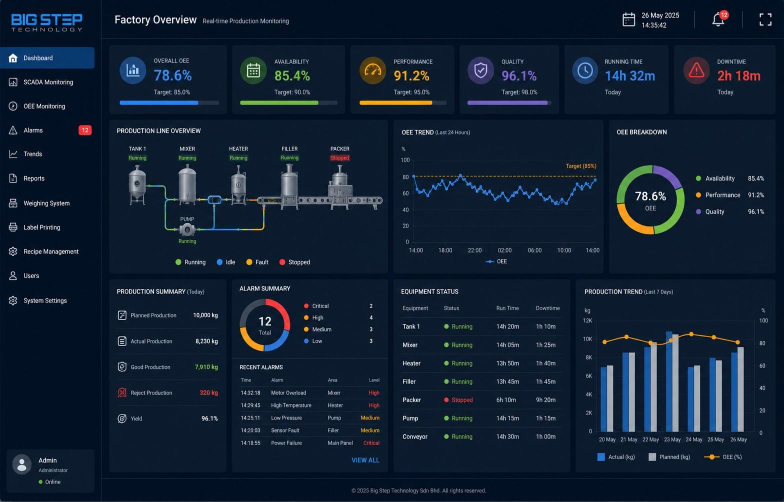
#> input picture docs/screenshots/Dashboard_sample.png, 1568 x 1003 px, found by its file name (shown at 1/2 size); its folder holds 4 pictures in this run
$ python struct_samples.py
#> lines starting #> are read from the running program, lines starting #| are printed output that depends on the picture; after the words box and inside, x2 and y2 are one past the last pixel; in counts of white or black regions, pixels touching at a corner belong together
"""Cấu trúc 2 ảnh Dashboard_sample*.png — so với mock Plant Overview."""
import numpy as np
from PIL import Image
from collections import Counter
import os

D = r"e:\Work\SFSVcongty\Laird\Code\Data-Integrate\docs\screenshots"


def report(fn):
#> called with fn = 'Dashboard_sample.png'
    im = Image.open(os.path.join(D, fn)).convert("RGB")
#> im is the input picture: PIL image 1568x1003 RGB; mean R, G, B 17.2, 32.1, 50.3
    a = np.array(im)
    H, W, _ = a.shape
#> H = 1003; W = 1568
    lum = a.astype(np.float32).mean(axis=2)
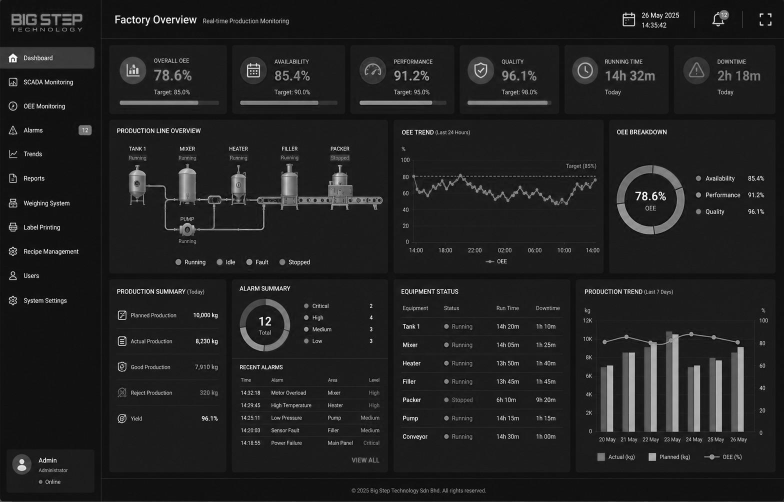
#> lum: shape (1003, 1568) float32 (shown at 1/2 size); min 0.333, max 254.7, mean 33.2
    print("=" * 74)
    print(f"{fn} {W}x{H}")
#| Dashboard_sample.png 1568x1003

    # tìm cột dọc dài (>=30% chiều cao) -> biên sidebar / panel
    col = (lum > 40).mean(axis=0)
#> col = 1568 values, max 0.997 at index 202, min 0.000997 at index 189, mean 0.102
    row = (lum > 40).mean(axis=1)
#> row = 1003 values, max 1 at index 1002, min 0.000638 at index 4, mean 0.102
    print("  vertical boundaries:")
    i = 0
    while i < W:
        if col[i] > 0.30:
            j = i
            while j + 1 < W and col[j + 1] > 0.30:
                j += 1
            if j - i >= 1:
                print("    x=%4d..%4d  (w=%4d, %.0f%%)" % (i, j, j - i + 1, 100 * col[i:j + 1].mean()))
            i = j + 1
        else:
            i += 1
#> after the loop, i = 1568; j = 1356
    print("  horizontal boundaries:")
    i = 0
    while i < H:
        if row[i] > 0.25:
            j = i
            while j + 1 < H and row[j + 1] > 0.25:
                j += 1
            if j - i >= 1:
                print("    y=%4d..%4d  (h=%4d, %.0f%%)" % (i, j, j - i + 1, 100 * row[i:j + 1].mean()))
            i = j + 1
        else:
            i += 1
#> after the loop, i = 1003; j = 1002

    # vùng sáng (chữ/icon) theo dải ngang -> gợi ý các hàng nội dung
    txt = lum > 130
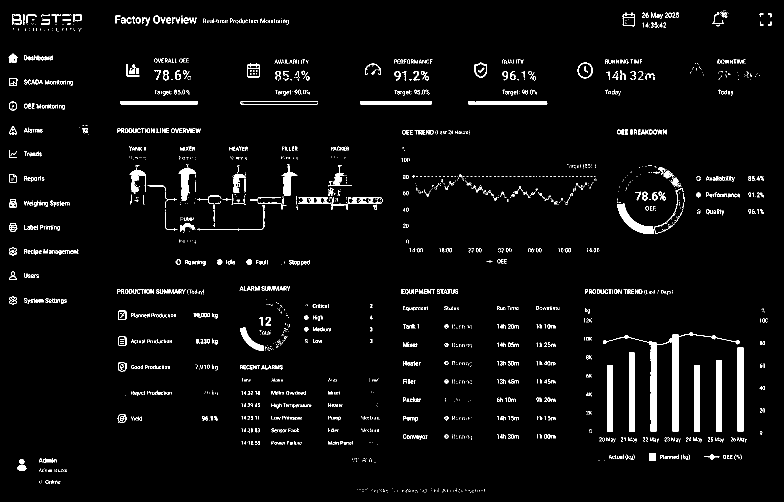
#> txt: shape (1003, 1568) bool (shown at 1/2 size); 3.6% white; 2650 white regions (2057 under 20 px), largest, box (x1, y1, x2, y2) and area: (1206, 664, 1479, 863) 4969, (1475, 694, 1487, 863) 2024, (1258, 705, 1270, 863) 1895
    rs = txt.sum(axis=1)
#> rs = 1003 values, max 630 at index 208, min 0 at index 0, mean 56.73
    print("  text bands:")
    i = 0
    while i < H:
        if rs[i] >= 5:
            j = i
            while j + 1 < H and rs[j + 1] >= 5:
                j += 1
            if j - i >= 3:
                cs = txt[i:j + 1].sum(axis=0)
                xs = np.nonzero(cs)[0]
                print("    y=%4d..%4d h=%3d  x=%4d..%4d" % (i, j, j - i + 1, xs[0], xs[-1]))
            i = j + 1
        else:
            i += 1
#> this loop made 310 passes
#|     y=  24..  54 h= 31  x=  24..1542
#|     y=  56..  61 h=  6  x=  26.. 162
#|     y= 109.. 171 h= 63  x=  17..1519
#|     y= 179.. 190 h= 12  x= 310..1465
#|     y= 202.. 220 h= 19  x=  18..1094
#> (further printed lines are left out)
#> after the loop, cs = 1568 values, max 5 at index 766, min 0 at index 0, mean 0.1; i = 1003; j = 984; xs = 84 values from 715 to 968


report("Dashboard_sample.png")
report("Dashboard_sample_2.png")
#> call 2 of report, with fn = 'Dashboard_sample_2.png'
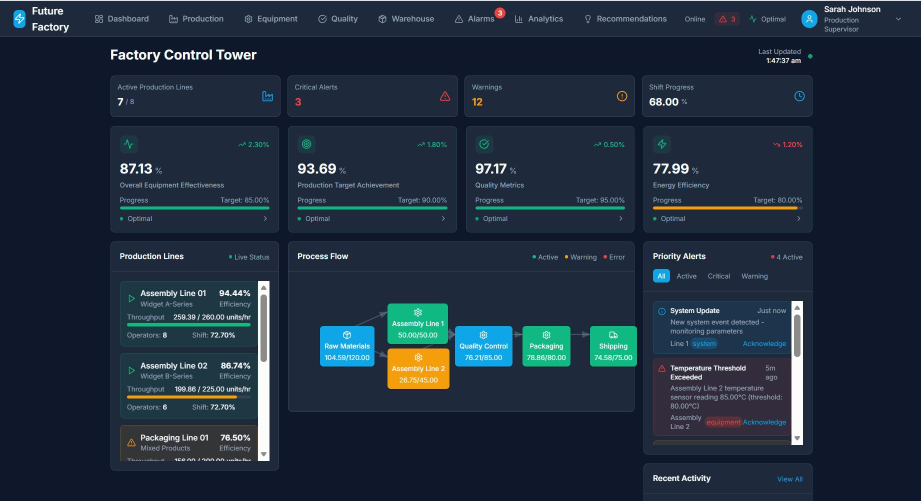
#> input picture docs/screenshots/Dashboard_sample_2.png, 1842 x 1001 px, found by its file name (shown at 1/2 size)
#> in report, im is the input picture: PIL image 1842x1001 RGB; mean R, G, B 31.7, 45.1, 60.8
#> in report (call 2), `lum = a.astype(np.float32).mean(axis=2)`:
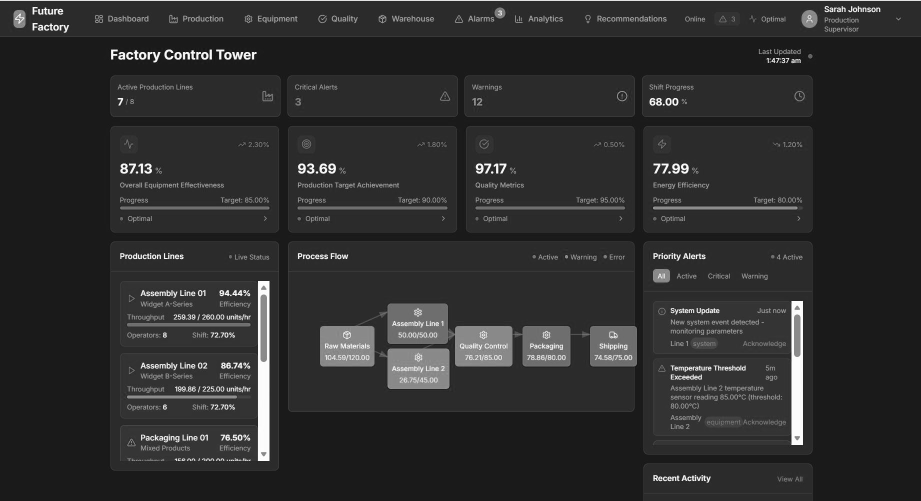
#> lum: shape (1001, 1842) float32 (shown at 1/2 size); min 0.667, max 255, mean 45.9
#| Dashboard_sample_2.png 1842x1001
#> in report (call 2), `col = (lum > 40).mean(axis=0)`: col = 1842 values, max 0.875 at index 1537, min 0.0519 at index 64, mean 0.579
#> in report (call 2), `row = (lum > 40).mean(axis=1)`: row = 1001 values, max 1 at index 0, min 0 at index 2, mean 0.579
#> after the loop in report (call 2), `while i < W:`: i = 1842; j = 1624
#> the loop in report (call 2), `while i < H:` made 204 passes
#|     y=   0..   1  (h=   2, 100%)
#|     y=   3..  73  (h=  71, 96%)
#|     y= 151.. 233  (h=  83, 72%)
#|     y= 252.. 411  (h= 160, 71%)
#> (further printed lines are left out)
#> after the loop in report (call 2), `while i < H:`: i = 1001; j = 940
#> in report (call 2), `txt = lum > 130`:
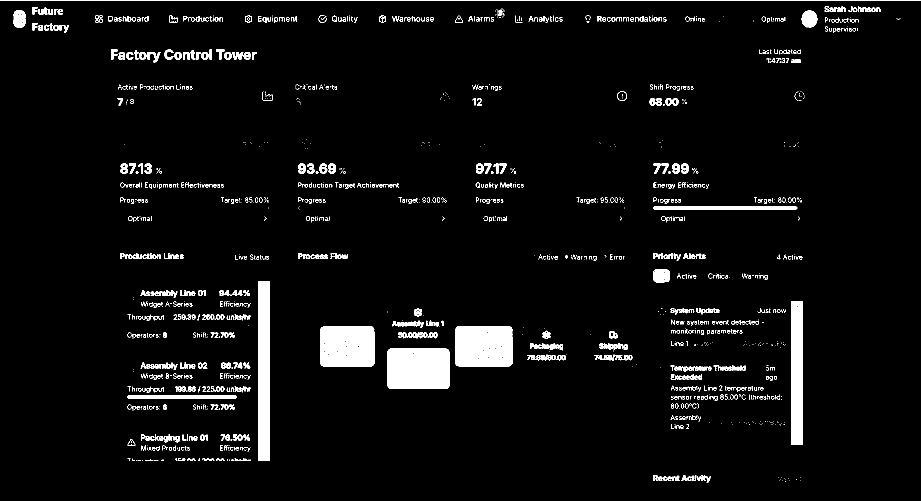
#> txt: shape (1001, 1842) bool (shown at 1/2 size); 4.7% white; 1492 white regions (928 under 20 px), largest, box (x1, y1, x2, y2) and area: (775, 697, 899, 778) 9815, (910, 652, 1025, 733) 8813, (640, 652, 749, 733) 8306
#> in report (call 2), `rs = txt.sum(axis=1)`: rs = 1001 values, max 1842 at index 0, min 0 at index 2, mean 86.43
#> the loop in report (call 2), `while i < H:` made 418 passes
#|     y=  12..  64 h= 53  x=  27..1800
#|     y=  99.. 125 h= 27  x= 222..1600
#|     y= 169.. 178 h= 10  x= 236..1386
#|     y= 183.. 210 h= 28  x= 235..1608
#> (further printed lines are left out)
#> after the loop in report (call 2), `while i < H:`: cs = 1842 values, max 12 at index 1307, min 0 at index 0, mean 0.379; i = 1001; j = 962; xs = 120 values from 1307 to 1600
